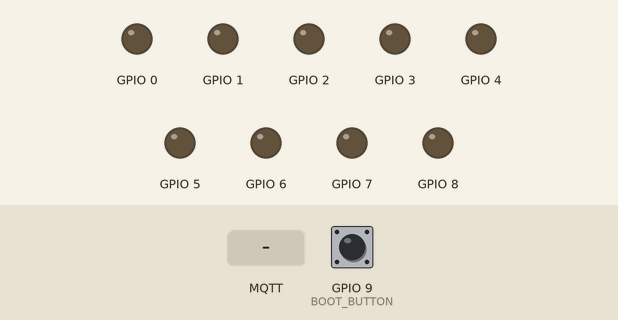
Simulated run of this sketch. Board: ESP32-C3. Parts: output pins drawn as LEDs (lit = HIGH). The inputs (shaded band) are chosen by the test bench; at power-on: GPIO 9 (BOOT_BUTTON) HIGH. WiFi joins after 1.5 s; servers stay silent unless stated; random numbers use the default seed unless the sketch sets one; no MQTT or app messages arrive unless stated; what the sketch prints to the serial monitor is not drawn.

Above: at 1.0 s.
1.1 s: MQTT message "OK" arrives on the first subscribed topic
At 1.9 s:
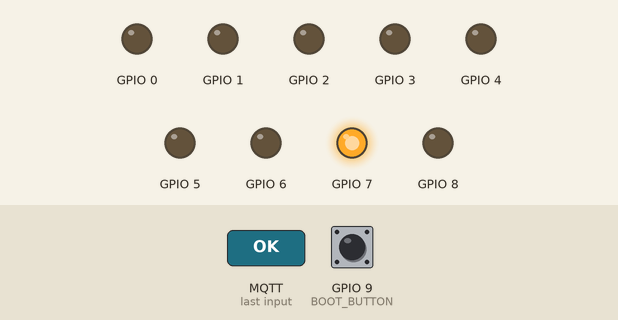
3.5 s: MQTT message "1" arrives on the first subscribed topic
At 3.9 s:
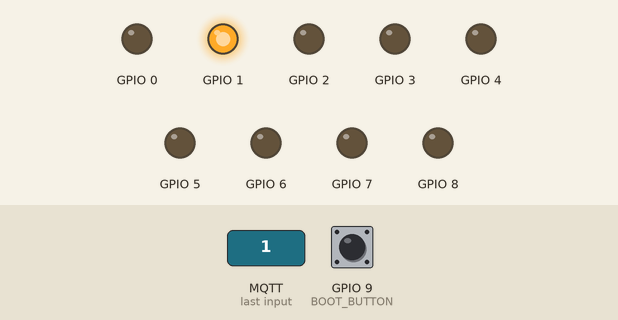
7.1 s: MQTT message "on" arrives on the first subscribed topic
At 8.4 s:
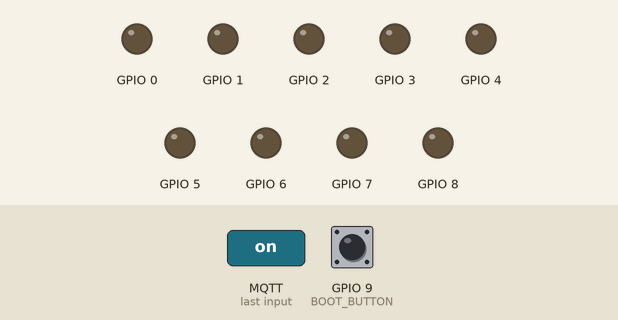
8.6 s: MQTT message "off" arrives on the first subscribed topic
At 9.0 s:
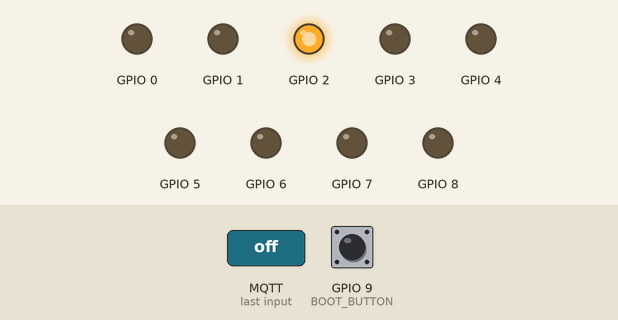
Timing chart, 0 to 11.6 s (numbered marks = the images above; inputs shaded):
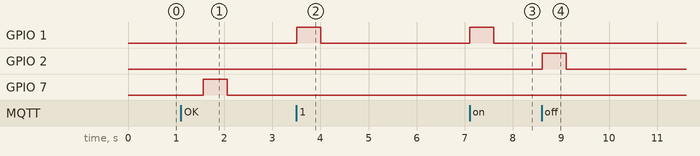

Measured:
- after the input at 1.1 s, GPIO 7: LOW → HIGH after 0.46 s, → LOW 0.50 s later
- after the input at 3.5 s, GPIO 1: LOW → HIGH at once, → LOW 0.50 s later
- after the input at 7.1 s, GPIO 1: LOW → HIGH at once, → LOW 0.50 s later
- after the input at 8.6 s, GPIO 2: LOW → HIGH at once, → LOW 0.50 s later

The sketch:

sequence-node.ino
```cpp
#include <WiFi.h>
#include <PubSubClient.h>
#include <vector>
#include <HTTPUpdate.h>
#include <HTTPClient.h>

// ---------------------- CONFIGURACIÓN OTA (NECESARIO) ----------------------
#define OTA_URL "http://10.10.10.20:1880/esp32-ota/update"
#define FW_BOARD_NAME ""
#define HTTP_OTA_VERSION strrchr(strrchr(__FILE__, '/') ? __FILE__ : "", '/') ? strrchr(__FILE__, '/') + 1 : strrchr(__FILE__, '\\') + 1

#define RGB_BUILTIN 15

#define DEBUG_STRING "["+String(pcTaskGetName(NULL))+" - "+String(__FUNCTION__)+"():"+String(__LINE__)+"]   "

// --- NUEVO ---
#define BOOT_BUTTON 9                 // Botón BOOT ESP32-C3
#define OTA_INTERVAL_MS 600000        // 10 minutos

// --- WiFi/MQTT ---
WiFiClient wClient;
PubSubClient mqtt_client(wClient);

const String ssid = "infind";
const String password = "1518wifi";
const String mqtt_server = "iot.ac.uma.es";
const String mqtt_user = "II9";
const String mqtt_pass = "xLNxhmOm";

String ID_PLACA;
//String topic_SUSCRIPCION_usuario
String topic_PUBLICACION_Secuencia_LEDs;
String topic_PUBLICACION_Almacena_Nivel;
String topic_SUSCRIPCION_comparacion;
String topic_PUBLICACION_Nivel_Actual;

// secuencia de LEDs
std::vector<int> secuencia;
String seq_string = "";
int nivel = 0;

// ---------------------- FUNCIONES OTA (NECESARIO) ----------------------
void inicio_OTA(){ Serial.println(DEBUG_STRING+"Nuevo Firmware encontrado. Actualizando..."); }
void final_OTA() { Serial.println(DEBUG_STRING+"Fin OTA. Reiniciando..."); }
void error_OTA(int e){ Serial.println(DEBUG_STRING+"ERROR OTA: "+String(e)+" "+httpUpdate.getLastErrorString()); }
void progreso_OTA(int x, int todo)
{
  int progreso=(int)((x*100)/todo);
  if(progreso % 10 == 0) {
    Serial.println(DEBUG_STRING+"Progreso: "+String(progreso)+"% - "+String(x/1024)+"K de "+String(todo/1024)+"K");
  }
}

//--------------NECESARIO OTA----------------------------------------------
void OTA_Task(void* param) {
  WiFiClient otaClient;
  otaClient.setTimeout(15000); // 15 segundos
    Serial.println( "---------------------------------------------" );
  Serial.print  ( DEBUG_STRING+"MAC de la placa: "); Serial.println(WiFi.macAddress());
  Serial.println( DEBUG_STRING+"Comprobando actualización:" );
  Serial.println( DEBUG_STRING+"URL: "+OTA_URL );
  Serial.println( "---------------------------------------------" );
  httpUpdate.onStart(inicio_OTA);
  httpUpdate.onProgress(progreso_OTA);
  httpUpdate.onEnd(final_OTA);
  httpUpdate.onError(error_OTA);

  Serial.println(DEBUG_STRING+"Iniciando OTA...");
  t_httpUpdate_return res = httpUpdate.update(otaClient, OTA_URL, HTTP_OTA_VERSION);

  if(res == HTTP_UPDATE_OK) {
    Serial.println(DEBUG_STRING+"OTA completada con éxito.");
  } else if(res == HTTP_UPDATE_NO_UPDATES) {
    Serial.println(DEBUG_STRING+"No hay actualizaciones.");
  } else {
    Serial.println(DEBUG_STRING+"HTTP update failed: Error ("+String(httpUpdate.getLastError())+"): "+httpUpdate.getLastErrorString());
  }

  vTaskDelete(NULL); // eliminar tarea OTA cuando termine
}
//--------------------------------------------------------------------------

#define DEBUG_STRING "[" + String(pcTaskGetName(NULL)) + " - " + String(__FUNCTION__) + "():" + String(__LINE__) + "]   "

//-----------------------------------------------------
// Callback MQTT
//-----------------------------------------------------
void procesa_mensaje(char* topic, uint8_t* payload, unsigned int length) {
  String mensaje = "";
  for (int i = 0; i < length; i++) mensaje += (char)payload[i];

  Serial.println(DEBUG_STRING + "Mensaje recibido [" + String(topic) + "] \"" + mensaje + "\"");

  if (String(topic) == topic_SUSCRIPCION_comparacion) {
    if (mensaje == "OK") {
      nivel++;
      calculaCombinacion(nivel);


    } else {
      digitalWrite(RGB_BUILTIN, LOW);

      String nivel_str = String(nivel);
      mqtt_client.publish(topic_PUBLICACION_Almacena_Nivel.c_str(), nivel_str.c_str());

      nivel = 1;
      calculaCombinacion(nivel);
    }
  }
}

//-----------------------------------------------------
// Genera y muestra secuencia
//-----------------------------------------------------
void calculaCombinacion(int nivel) {
  if (nivel == 1) {
    secuencia.clear();
    seq_string = "";
  }

  // nuevo LED random
  int nuevo = random(0, 8);
  secuencia.push_back(nuevo);

  if (seq_string.length() > 0) seq_string += ",";
  seq_string += String(nuevo);

  // Reproducir secuencia
  for (int i = 0; i < secuencia.size(); i++) {
    int led = secuencia[i];
    digitalWrite(led, HIGH);
    delay(500);
    digitalWrite(led, LOW);
    delay(500);
  }

  // publicar secuencia
  mqtt_client.publish(topic_PUBLICACION_Secuencia_LEDs.c_str(), seq_string.c_str());
  String nivel_str = String(nivel);
  mqtt_client.publish(topic_PUBLICACION_Nivel_Actual.c_str(), nivel_str.c_str());

  Serial.println(DEBUG_STRING + "Secuencia enviada: " + seq_string);
}

//-----------------------------------------------------
void conecta_wifi() {
  Serial.println(DEBUG_STRING + "Connecting to " + ssid);

  WiFi.mode(WIFI_STA);
  WiFi.begin(ssid, password);

  while (WiFi.status() != WL_CONNECTED) {
    vTaskDelay(pdMS_TO_TICKS(100));
    Serial.print(".");
  }
    // TAREA OTA INICIAL
  xTaskCreate(OTA_Task, "OTA Task", 8192, NULL, 5, NULL);
  Serial.println();
  Serial.println(DEBUG_STRING + "WiFi connected, IP: " + WiFi.localIP().toString());
}

//-----------------------------------------------------
void conecta_mqtt() {
  while (!mqtt_client.connected()) {
    Serial.println(DEBUG_STRING + "Attempting MQTT connection...");
    if (mqtt_client.connect(ID_PLACA.c_str(), mqtt_user.c_str(), mqtt_pass.c_str())) {
      Serial.println(DEBUG_STRING + "Conectado a broker");
      mqtt_client.subscribe(topic_SUSCRIPCION_comparacion.c_str());
    } else {
      Serial.println(DEBUG_STRING + "ERROR:" + String(mqtt_client.state()) + " reintento en 5s");
      vTaskDelay(pdMS_TO_TICKS(5000));
    }
  }
}

//-----------------------------------------------------
void taskMQTTService(void* pvParameters) {
  conecta_wifi();

  ID_PLACA = String(WiFi.getHostname());
  topic_PUBLICACION_Secuencia_LEDs = "II9/secuencia_actual";
  topic_PUBLICACION_Almacena_Nivel = "II9/almacena_nivel";
  topic_SUSCRIPCION_comparacion = "II9/comparacion";
  topic_PUBLICACION_Nivel_Actual = "II9/nivel_actual";

  mqtt_client.setServer(mqtt_server.c_str(), 1883);
  mqtt_client.setCallback(procesa_mensaje);

  conecta_mqtt();

  while (true) {
    if (!mqtt_client.connected()) conecta_mqtt();
    mqtt_client.loop();
    vTaskDelay(pdMS_TO_TICKS(10));
  }
}

// ---------------------- NUEVA TAREA: BOTÓN + OTA PERIÓDICA (NECESARIO OTA) ----------------------
void OTATriggerTask(void *param) {
  unsigned long lastCheck = millis();

  for (;;) {
    // --- OTA POR BOTÓN BOOT ---
    if (digitalRead(BOOT_BUTTON) == LOW) {
      Serial.println(DEBUG_STRING + String("OTA manual por botón BOOT"));
      xTaskCreate(OTA_Task, "OTA Task Button", 8192, NULL, 5, NULL);
      vTaskDelay(pdMS_TO_TICKS(500)); // evita rebotes
    }

    // --- OTA PERIÓDICA ---
    if (millis() - lastCheck > OTA_INTERVAL_MS) {
      lastCheck = millis();
      Serial.println(DEBUG_STRING + String("OTA periódica programada"));
      xTaskCreate(OTA_Task, "OTA Task Timer", 8192, NULL, 5, NULL);
    }

    vTaskDelay(pdMS_TO_TICKS(100));
  }
}

//-----------------------------------------------------
void setup() {
  Serial.begin(115200);
  Serial.println();

  //NECESARIO OTA
  pinMode(BOOT_BUTTON, INPUT_PULLUP);   // <--- NUEVO

  // Crear tareas
  xTaskCreate(taskMQTTService, "MQTT Service", 4096, NULL, 2, NULL);

  // NUEVA TAREA DE MONITORIZACIÓN (NECESARIO OTA)
  xTaskCreate(OTATriggerTask, "OTATriggerTask", 4096, NULL, 2, NULL);

  pinMode(1, OUTPUT);
  pinMode(2, OUTPUT);
  pinMode(3, OUTPUT);
  pinMode(4, OUTPUT);
  pinMode(5, OUTPUT);
  pinMode(6, OUTPUT);
  pinMode(7, OUTPUT);
  pinMode(8, OUTPUT);
  pinMode(0, OUTPUT);

  vTaskDelete(NULL);  // eliminar loopTask
}

//-----------------------------------------------------
void loop() {}
```
